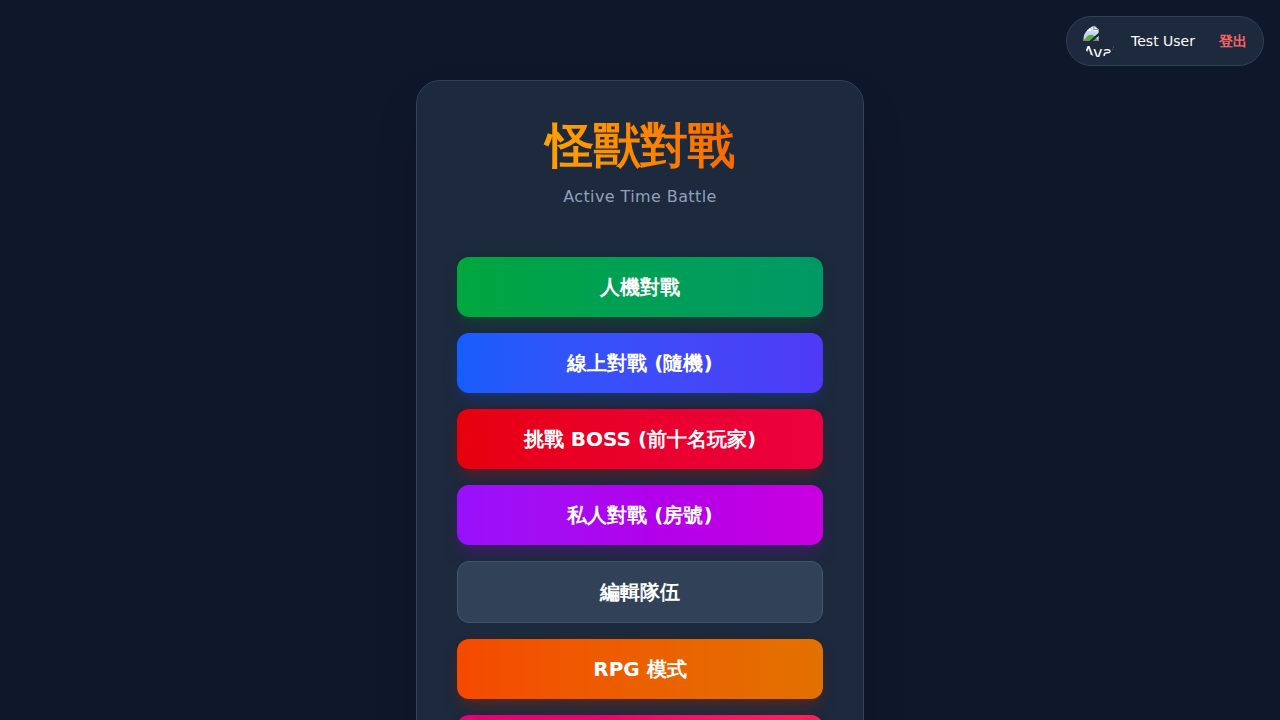
#> input picture verification_error.png, 1280 x 720 px; the run also reads 1 picture not shown here
$ python merge_to_sprlite.py --row 5 --column 5 --input-dir ..
#> lines starting #> are read from the running program, lines starting #| are printed output that depends on the picture
import argparse
import os
import glob
import re
from PIL import Image

def main():
    parser = argparse.ArgumentParser(description="Merge image slices into a single sprite sheet.")
    parser.add_argument("--row", type=int, required=True, help="Number of rows")
    parser.add_argument("--column", type=int, required=True, help="Number of columns")
    parser.add_argument("--input-dir", type=str, required=True, help="Input directory")
    parser.add_argument("--input-prefix", type=str, required=False, help="Input file prefix")

    args = parser.parse_args()

    rows = args.row
    cols = args.column
    max_files = rows * cols

    # Try finding files with a glob pattern
    if args.input_prefix:
        search_pattern = os.path.join(args.input_dir, f"{args.input_prefix}*.png")
    else:
        search_pattern = os.path.join(args.input_dir, "*.png")
    matched_files = glob.glob(search_pattern)

    # Sort files by their numeric suffix
    def extract_number(filename):
        base = os.path.basename(filename)
        # strip extension
        name_no_ext = os.path.splitext(base)[0]

        if args.input_prefix:
            if not name_no_ext.startswith(args.input_prefix):
                return float('inf')
            remainder = name_no_ext[len(args.input_prefix):]
        else:
            remainder = name_no_ext

        # extract all numeric sequences
        digits = re.findall(r'\d+', remainder)
        if digits:
            return int(digits[-1]) # take the last number found
        return float('inf')

    matched_files.sort(key=extract_number)

    # Limit to the requested grid size
    files = matched_files[:max_files]

    if not files:
        print(f"No files found matching '{search_pattern}'")
        return

    print(f"Found {len(files)} files to merge, expected up to {max_files} files.")

    # Open all images
    images = [Image.open(f) for f in files]
#> images = 2 items

    # Determine slice dimensions
    # Calculate max width per column and max height per row to handle varying sizes safely
    slice_widths = [0] * cols
    slice_heights = [0] * rows

    for idx, img in enumerate(images):
        r = idx // cols
        c = idx % cols
        w, h = img.size
        # The image might have an alpha channel already
        if w > slice_widths[c]:
            slice_widths[c] = w
        if h > slice_heights[r]:
            slice_heights[r] = h
#> this loop made 2 passes
#> (r, c, w, h) on passes 1 to 2: (0, 0, 1280, 720), (0, 1, 1280, 720)
#> after the loop, slice_heights = [720, 0, 0, 0, 0]; slice_widths = [1280, 1280, 0, 0, 0]

    total_width = sum(slice_widths)
#> total_width = 2560
    total_height = sum(slice_heights)
#> total_height = 720

    # Create the sprite canvas (RGBA to preserve transparency)
    sprite = Image.new('RGBA', (total_width, total_height), (0, 0, 0, 0))
#> sprite: PIL image 2560x720 RGBA; every value is 0

    y_offset = 0
    for r in range(rows):
        x_offset = 0
        for c in range(cols):
            idx = r * cols + c
            if idx < len(images):
                img = images[idx]
                sprite.paste(img, (x_offset, y_offset))
            x_offset += slice_widths[c]
        y_offset += slice_heights[r]
#> img is the input picture: PIL image 1280x720 RGB; mean R, G, B 36.1, 34.5, 57.6
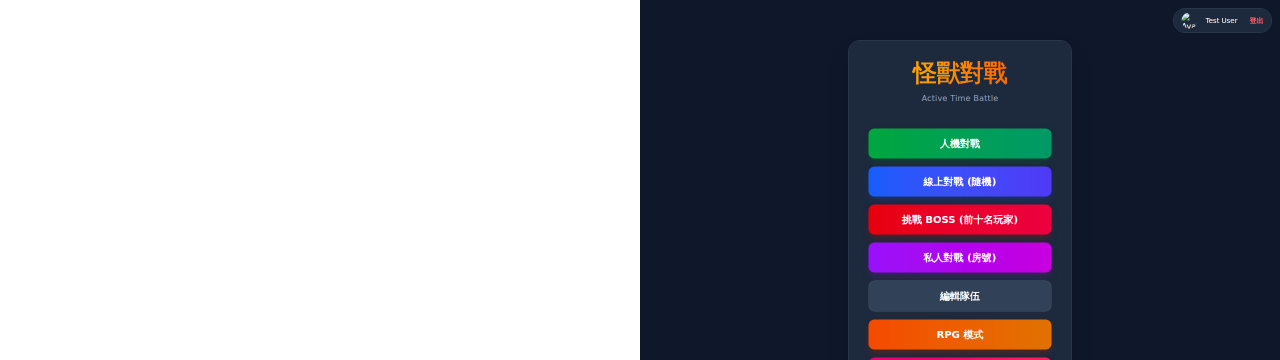
#> sprite: PIL image 2560x720 RGBA (shown at 1/2 size); mean R, G, B, A 145.5, 144.8, 156.3, 255
#> after the loop, y_offset = 720

    # Save the file as {prefix}_sprite.png or based on dir name
    if args.input_prefix:
        output_filename = f"{args.input_prefix}_sprite.png"
    else:
        base_dir_name = os.path.basename(os.path.abspath(args.input_dir))
        output_filename = f"{base_dir_name}_sprite.png"

    sprite.save(output_filename)
    print(f"Successfully saved merged sprite to {output_filename}")

if __name__ == "__main__":
    main()
